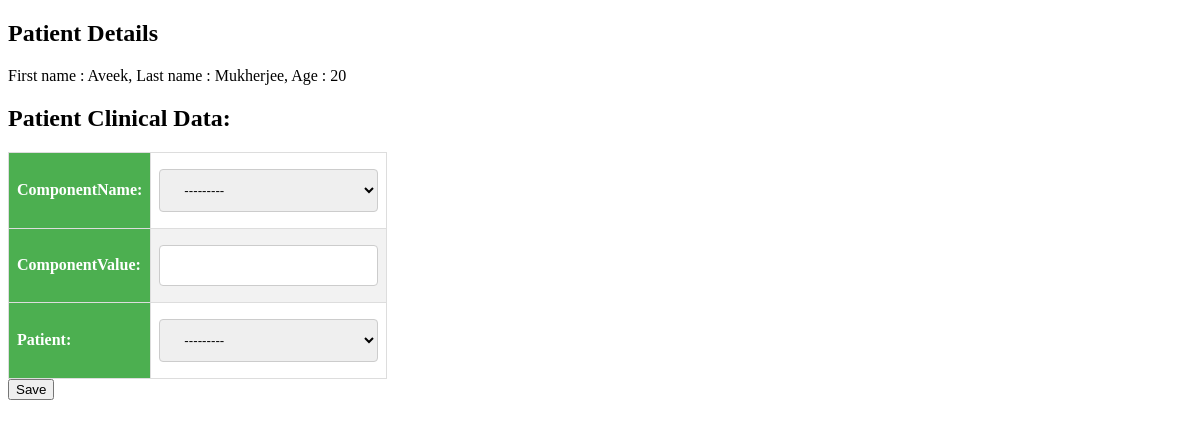
Screenshot of /addData/5/ with the database file from the repository.
### clinicalsApp/models.py (models this page shows)
class Patient(models.Model):
    lastName = models.CharField(max_length=20)
    firstName = models.CharField(max_length=20)
    age = models.IntegerField()

### clinicalsApp/views.py (the view)
# urls.py: path('addData/<int:pk>/', views.addData),
def addData(request, **kwargs):
    form = ClinicalDataForm()
    patient = Patient.objects.get(id=kwargs['pk'])
    if request.method == 'POST':
        form = ClinicalDataForm(request.POST)
        if form.is_valid():
            form.save()
        return redirect('/')
    return render(request, 'clinicalsApp/clinicaldata_form.html', {'form':form, 'patient':patient})

### clinicalsApp/forms.py
class ClinicalDataForm(forms.ModelForm):
    class Meta:
        model = ClinicalData
        fields = '__all__'

### templates/clinicalsApp/clinicaldata_form.html (shortened to what this page needs)
<!DOCTYPE html>
{% load static %}
<html lang="en">
<head>
    <link rel="stylesheet" href="{% static 'css/clinicals.css' %}">
</head>
<body>
    <h2>Patient Details</h2>
    First name : {{patient.firstName}},
    Last name : {{patient.lastName}},
    Age : {{patient.age}}
    <h2>Patient Clinical Data:</h2>
    <form method="POST">
        <table>
            {{form.as_table}}
        </table>
        <input type="submit" value="Save">
    </form>
</body>
</html>

### static/css/clinicals.css (style rules this page uses)
table, th, td { border: 0px solid black; border-collapse: collapse; }
td,th { border: 1px solid #ddd; padding: 8px; }
tr:nth-child(even) { background-color: #f2f2f2; }
th { padding-top: 12px; padding-bottom: 12px; text-align: left; background-color: #4CAF50; color: white; }
input[type=text], select { width: 100%; padding: 12px 20px; margin: 8px 0; display: inline-block; border: 1px solid #ccc; border-radius: 4px; box-sizing: border-box; }

### rows the page displays
Patient: firstName "Aveek", lastName "Mukherjee", age "20"
